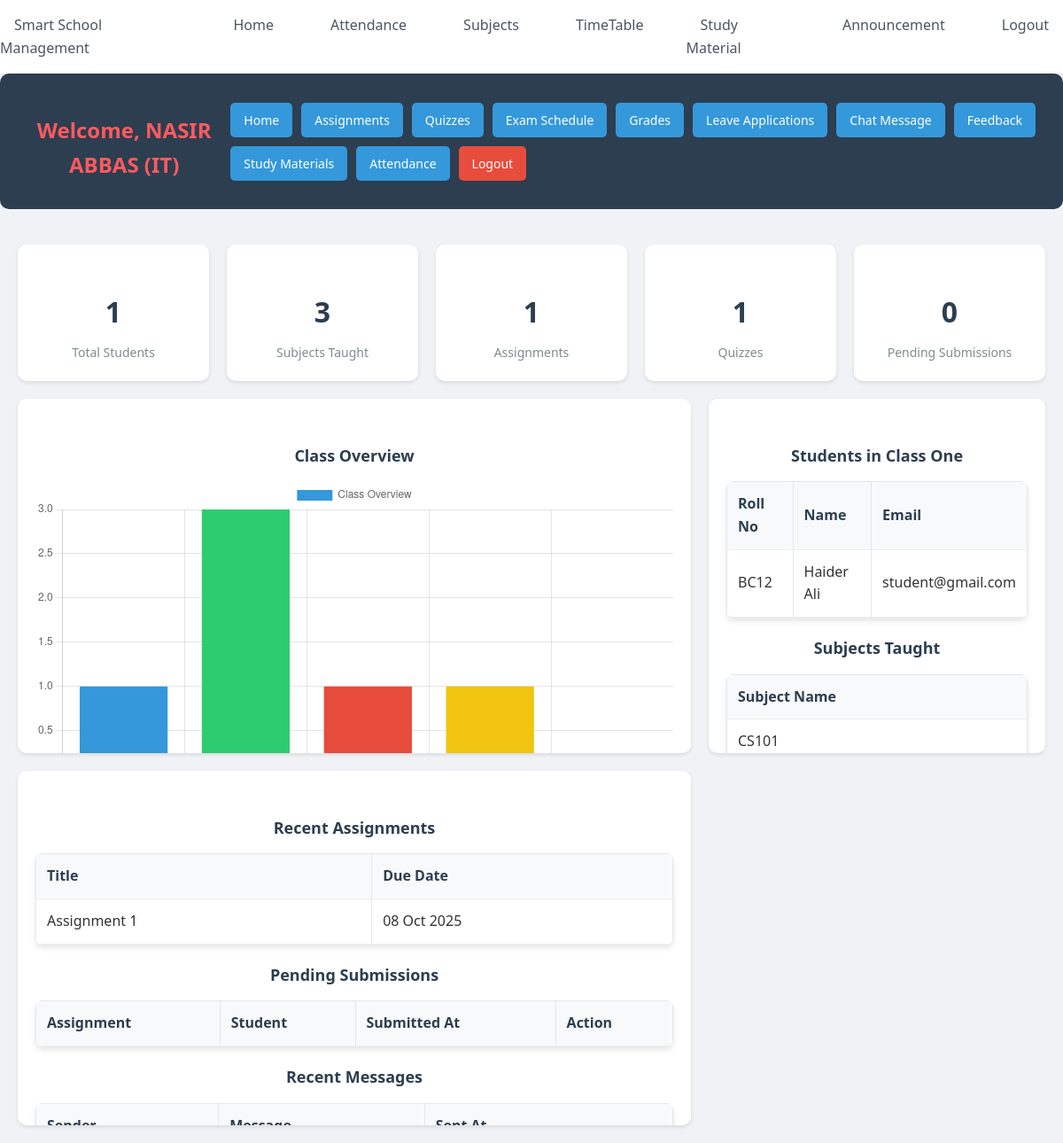
The page /teacher/teacher_dashboard.php (signed in) on the database its author committed.
### tables this page shows
CREATE TABLE `teachers` (
  `teacher_id` int(11) NOT NULL,
  `username` varchar(50) NOT NULL,
  `password` varchar(255) NOT NULL,
  `email` varchar(100) NOT NULL,
  `first_name` varchar(50) NOT NULL,
  `last_name` varchar(50) NOT NULL,
  `department` varchar(50) DEFAULT NULL,
  `phone_number` varchar(15) DEFAULT NULL,
  `created_at` timestamp NOT NULL DEFAULT current_timestamp(),
  `updated_at` timestamp NOT NULL DEFAULT current_timestamp() ON UPDATE current_timestamp()
);

CREATE TABLE `classes` (
  `class_id` int(11) NOT NULL,
  `class_name` varchar(50) NOT NULL,
  `teacher_id` int(11) DEFAULT NULL
);

CREATE TABLE `students` (
  `student_id` int(11) NOT NULL,
  `username` varchar(50) NOT NULL,
  `password` varchar(255) NOT NULL,
  `email` varchar(100) NOT NULL,
  `first_name` varchar(50) NOT NULL,
  `last_name` varchar(50) NOT NULL,
  `roll_number` varchar(20) NOT NULL,
  `class_id` int(11) DEFAULT NULL,
  `date_of_birth` date DEFAULT NULL,
  `phone_number` varchar(15) DEFAULT NULL,
  `created_at` timestamp NOT NULL DEFAULT current_timestamp(),
  `updated_at` timestamp NOT NULL DEFAULT current_timestamp() ON UPDATE current_timestamp()
);

CREATE TABLE `subjects` (
  `subject_id` int(11) NOT NULL,
  `subject_name` varchar(100) NOT NULL,
  `class_id` int(11) NOT NULL,
  `teacher_id` int(11) DEFAULT NULL
);

CREATE TABLE `assignments` (
  `assignment_id` int(11) NOT NULL,
  `class_id` int(11) NOT NULL,
  `subject_id` int(11) NOT NULL,
  `title` varchar(255) NOT NULL,
  `description` text DEFAULT NULL,
  `due_date` date NOT NULL,
  `file_path` varchar(255) DEFAULT NULL,
  `created_by` int(11) NOT NULL,
  `created_at` timestamp NOT NULL DEFAULT current_timestamp()
);

### teacher/teacher_dashboard.php (the view, shortened to what this page needs)
<?php
include('config.php');
$teacher_id = $_SESSION["id"];
$class_name = "";
$students = [];
$subjects = [];
$recent_assignments = [];
$teacher_sql = "SELECT first_name, last_name, department FROM teachers WHERE teacher_id = ?";
$stmt_teacher = mysqli_prepare($conn, $teacher_sql);
mysqli_stmt_bind_param($stmt_teacher, "i", $teacher_id);
mysqli_stmt_execute($stmt_teacher);
$teacher = mysqli_fetch_assoc(mysqli_stmt_get_result($stmt_teacher));
$class_sql = "SELECT class_id, class_name FROM classes WHERE teacher_id = ?";
$stmt_class = mysqli_prepare($conn, $class_sql);
mysqli_stmt_bind_param($stmt_class, "i", $teacher_id);
mysqli_stmt_execute($stmt_class);
$class_result = mysqli_stmt_get_result($stmt_class);
if ($row = mysqli_fetch_assoc($class_result)) {
    $class_id = $row['class_id'];
    $class_name = $row['class_name'];
    $student_sql = "SELECT student_id, first_name, last_name, roll_number, email FROM students WHERE class_id = ?";
    $stmt_students = mysqli_prepare($conn, $student_sql);
    mysqli_stmt_bind_param($stmt_students, "i", $class_id);
    mysqli_stmt_execute($stmt_students);
    $students = mysqli_stmt_get_result($stmt_students);
    $subject_sql = "SELECT subject_id, subject_name FROM subjects WHERE teacher_id = ? AND class_id = ?";
    $stmt_subjects = mysqli_prepare($conn, $subject_sql);
    mysqli_stmt_bind_param($stmt_subjects, "ii", $teacher_id, $class_id);
    mysqli_stmt_execute($stmt_subjects);
    $subjects = mysqli_stmt_get_result($stmt_subjects);
    $assignment_sql = "SELECT assignment_id, title, due_date FROM assignments WHERE created_by = ? AND class_id = ? ORDER BY created_at DESC LIMIT 5";
    $stmt_assignments = mysqli_prepare($conn, $assignment_sql);
    mysqli_stmt_bind_param($stmt_assignments, "ii", $teacher_id, $class_id);
    mysqli_stmt_execute($stmt_assignments);
    $recent_assignments = mysqli_stmt_get_result($stmt_assignments);
}
$total_students = mysqli_num_rows($students);
$total_subjects = mysqli_num_rows($subjects);
$total_assignments = mysqli_fetch_assoc(mysqli_query($conn, "SELECT COUNT(*) AS cnt FROM assignments WHERE created_by = $teacher_id"))['cnt'];
$total_quizzes = mysqli_fetch_assoc(mysqli_query($conn, "SELECT COUNT(*) AS cnt FROM quizzes WHERE created_by = $teacher_id"))['cnt'];
$total_pending_submissions = mysqli_fetch_assoc(mysqli_query($conn, "SELECT COUNT(*) AS cnt FROM assignment_submissions s JOIN assignments a ON s.assignment_id = a.assignment_id WHERE a.created_by = $teacher_id AND s.grade IS NULL"))['cnt'];
?>
<!DOCTYPE html>
<html lang="en">
<head>
    <link rel="stylesheet" href="../CSS/style.css">
</head>
<body>
    <?php include('navbar.php'); ?>
    <div class="header">
        <h1>Welcome, <?php echo htmlspecialchars($teacher['first_name'] . " " . $teacher['last_name']); ?> (<?php echo htmlspecialchars($teacher['department']); ?>)</h1>
        <div class="nav-buttons">
            <button onclick="window.location.href='teacher_dashboard.php'">Home</button>
            <button onclick="window.location.href='add_assignment.php'">Assignments</button>
            <button onclick="window.location.href='add_quiz.php'">Quizzes</button>
            <button onclick="window.location.href='add_exam.php'">Exam Schedule</button>
            <button onclick="window.location.href='add_grade.php'">Grades</button>
            <button onclick="window.location.href='manage_leaves.php'">Leave Applications</button>
            <button onclick="window.location.href='chat.php'">Chat Message</button>
            <button onclick="window.location.href='teacher_feedback.php'">Feedback</button>
            <button onclick="window.location.href='add_material.php'">Study Materials</button>
            <button onclick="window.location.href='view_attendance.php'">Attendance</button>
            <button class="logout-btn" onclick="window.location.href='logout.php'">Logout</button>
        </div>
    </div>
    <div class="container">
        <div class="stats-container">
            <div class="stat-card"><h3><?php echo $total_students; ?></h3><p>Total Students</p></div>
            <div class="stat-card"><h3><?php echo $total_subjects; ?></h3><p>Subjects Taught</p></div>
            <div class="stat-card"><h3><?php echo $total_assignments; ?></h3><p>Assignments</p></div>
            <div class="stat-card"><h3><?php echo $total_quizzes; ?></h3><p>Quizzes</p></div>
            <div class="stat-card"><h3><?php echo $total_pending_submissions; ?></h3><p>Pending Submissions</p></div>
        </div>
        <div class="main-content">
            <div class="chart-container">
                <h2 class="section-title">Class Overview</h2>
                <canvas id="classChart"></canvas>
            </div>
            <div class="table-container">
                <?php if ($class_name): ?>
                    <h2 class="section-title">Students in <?php echo htmlspecialchars($class_name); ?></h2>
                    <table>
                        <tr><th>Roll No</th><th>Name</th><th>Email</th></tr>
                        <?php while ($student = mysqli_fetch_assoc($students)): ?>
                            <tr>
                                <td><?php echo htmlspecialchars($student['roll_number']); ?></td>
                                <td><?php echo htmlspecialchars($student['first_name'] . " " . $student['last_name']); ?></td>
                                <td><?php echo htmlspecialchars($student['email']); ?></td>
                            </tr>
                        <?php endwhile; ?>
                    </table>
                    <h2 class="section-title" style="margin-top:20px;">Subjects Taught</h2>
                    <table>
                        <tr><th>Subject Name</th></tr>
                        <?php while ($subject = mysqli_fetch_assoc($subjects)): ?>
                            <tr>
                                <td><?php echo htmlspecialchars($subject['subject_name']); ?></td>
                            </tr>
                        <?php endwhile; ?>
                    </table>
                <?php else: ?>
                    <p>You are not assigned to any class yet.</p>
                <?php endif; ?>
            </div>
            <div class="activity-container">
                <h2 class="section-title">Recent Assignments</h2>
                <table>
                    <tr><th>Title</th><th>Due Date</th></tr>
                    <?php while ($assignment = mysqli_fetch_assoc($recent_assignments)): ?>
                        <tr>
                            <td><?php echo htmlspecialchars($assignment['title']); ?></td>
                            <td><?php echo date('d M Y', strtotime($assignment['due_date'])); ?></td>
                        </tr>
                    <?php endwhile; ?>
                </table>
                <h2 class="section-title" style="margin-top:20px;">Pending Submissions</h2>
                <table>
                    <tr><th>Assignment</th><th>Student</th><th>Submitted At</th><th>Action</th></tr>
                </table>
                <h2 class="section-title" style="margin-top:20px;">Recent Messages</h2>
                <table>
                    <tr><th>Sender</th><th>Message</th><th>Sent At</th></tr>
                </table>
            </div>
        </div>
    </div>
    <script>
        // Class Overview Chart
        const classChart = document.getElementById('classChart');
        new Chart(classChart, {
            type: 'bar',
            data: {
                labels: ['Students', 'Subjects', 'Assignments', 'Quizzes', 'Pending Submissions'],
                datasets: [{
                    label: 'Class Overview',
                    data: [<?php echo $total_students; ?>, <?php echo $total_subjects; ?>, <?php echo $total_assignments; ?>, <?php echo $total_quizzes; ?>, <?php echo $total_pending_submissions; ?>],
                    backgroundColor: ['#3498db', '#2ecc71', '#e74c3c', '#f1c40f', '#9b59b6']
                }]
            },
            options: {
                scales: {
                    y: { beginAtZero: true }
                }
            }
        });
    </script>
</body>
</html>

### CSS/style.css (style rules this page uses)
:root { --primary-color: #ff5a5f; --primary-hover: #e14d52; --secondary-color: #ffcc00; --secondary-hover: #e6b800; --text-primary: #1f2937; --text-secondary: #4b5563; --bg-primary: #ffffff; --bg-secondary: #fdf2f2; --border-color: #e5e7eb; --shadow-sm: 0 1px 2px rgba(0, 0, 0, 0.05); --shadow-md: 0 4px 6px rgba(0, 0, 0, 0.1); --shadow-lg: 0 10px 15px rgba(0, 0, 0, 0.15); }
* { margin: 0; padding: 0; box-sizing: border-box; }
body { font-family: 'Inter', sans-serif; background: linear-gradient(to right, #fffaf0, #fff5f5); color: var(--text-primary); line-height: 1.6; }
h1, h2, h3, h4, h5, h6 { margin-top: 30px; font-weight: 700; text-align: center; margin-bottom: 1rem; color: var(--primary-color); }
h1 { font-size: 2.5rem; }
h2 { font-size: 2rem; }
h3 { font-size: 1.5rem; }
input[type="submit"], button { background: var(--primary-color); color: white; border: none; padding: 10px 15px; font-size: 14px; cursor: pointer; border-radius: 5px; transition: all 0.3s ease; }
table { width: 90%; margin: 20px auto; border-collapse: collapse; background: var(--bg-primary); box-shadow: var(--shadow-md); border-radius: 8px; overflow: hidden; }
th, td { padding: 12px; border: 1px solid var(--border-color); text-align: left; }
th { background: var(--primary-color); color: white; }

### teacher/teacher_dashboard.php (style rules this page uses)
* { margin: 0; padding: 0; box-sizing: border-box; font-family: 'Segoe UI', Tahoma, Geneva, Verdana, sans-serif; }
body { background: #f0f2f5; color: #333; }
.container { max-width: 1400px; margin: 0 auto; padding: 20px; }
.header { background: #2c3e50; color: white; padding: 15px 20px; border-radius: 10px; margin-bottom: 20px; display: flex; justify-content: space-between; align-items: center; }
.header h1 { font-size: 24px; font-weight: 600; }
.nav-buttons { display: flex; gap: 10px; flex-wrap: wrap; }
.nav-buttons button { padding: 10px 15px; border: none; border-radius: 5px; background: #3498db; color: white; cursor: pointer; transition: background 0.3s; font-size: 14px; }
.nav-buttons .logout-btn { background: #e74c3c; }
.stats-container { display: grid; grid-template-columns: repeat(auto-fit, minmax(200px, 1fr)); gap: 20px; margin-bottom: 20px; }
.stat-card { background: #fff; padding: 20px; border-radius: 10px; box-shadow: 0 2px 4px rgba(0,0,0,0.1); text-align: center; transition: transform 0.3s; }
.stat-card h3 { font-size: 32px; color: #2c3e50; margin-bottom: 10px; }
.stat-card p { color: #7f8c8d; font-size: 14px; }
.main-content { display: grid; grid-template-columns: 2fr 1fr; gap: 20px; }
.chart-container, .table-container, .activity-container { background: #fff; padding: 20px; border-radius: 10px; box-shadow: 0 2px 4px rgba(0,0,0,0.1); height: 400px; overflow-y: auto; }
table { width: 100%; border-collapse: collapse; margin-top: 10px; }
th, td { padding: 12px; text-align: left; border-bottom: 1px solid #eee; }
th { background: #f8f9fa; color: #2c3e50; font-weight: 600; }
.section-title { color: #2c3e50; margin-bottom: 15px; font-size: 18px; }

### rows shown on the page
teachers: first_name+last_name "NASIR ABBAS", department "IT"
classes: class_name "Class One"
students: roll_number "BC12", first_name+last_name "Haider Ali", email "student@gmail.com"
subjects: subject_name "CS101"
assignments: title "Assignment 1", due_date "08 Oct 2025"

### other values the page prints
$total_students "1"
$total_subjects "3"
$total_assignments "1"
$total_quizzes "1"
$total_pending_submissions "0"
chart data {{ $total_students }} 1
chart data {{ $total_subjects }} 3
chart data {{ $total_assignments }} 1
chart data {{ $total_quizzes }} 1
